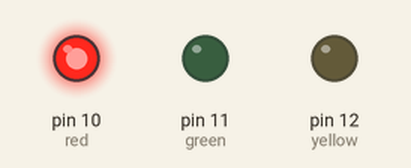
Recording of a sketch running on a simulated Arduino Uno, built with avr-gcc and run on an emulated ATmega328P. On the bench: output pins drawn as LEDs (lit = HIGH). What the sketch prints to the serial monitor is not drawn.

Above: at 2.5 s.
At 12.5 s:
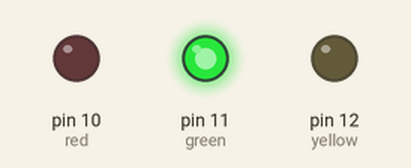
At 17.5 s:
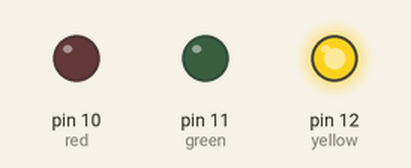
Timing chart, 0 to 26.0 s (numbered marks = the images above):
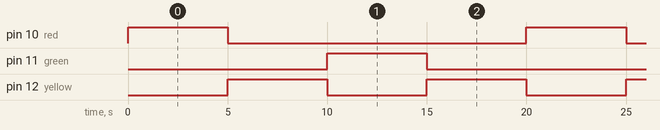

The sketch:

TrafficLights.ino
```cpp
// LED Colours
const int red = 10;
const int yellow = 12;
const int green = 11;

// Delay for transitions between lights
const int waitTime = 5000;

// For reducing electronic issues
bool setupComplete = false;

void setup() {
  Serial.begin(9600);
  pinMode(red,OUTPUT);
  pinMode(yellow, OUTPUT);
  pinMode(green, OUTPUT);
  Serial.print("\nSetup Complete");
}

void trafficLightAlgorithm() {
  digitalWrite(red, HIGH);
  delay(waitTime);
  digitalWrite(red, LOW);

  digitalWrite(yellow, HIGH);
  delay(waitTime);
  digitalWrite(yellow, LOW);

  digitalWrite(green, HIGH);
  delay(waitTime);
  digitalWrite(green, LOW);

  digitalWrite(yellow, HIGH);
  delay(waitTime);
  digitalWrite(yellow, LOW);
}

void setupLights() {
  digitalWrite(red,LOW);
  digitalWrite(yellow,LOW);
  digitalWrite(green,LOW);
  setupComplete = true;
  Serial.println("LED's Set to Low");
}

void loop() {

  if(setupComplete == true) {
    trafficLightAlgorithm();
  } else {
    setupLights();
  }
}
```

Measured:
- by itself, pin 10 (red), pin 11 (green): alternates HIGH for 5.0 s and LOW for 15.0 s
- by itself, pin 12 (yellow): alternates HIGH for 5.0 s and LOW for 5.0 s
- by itself, everything shown: repeats every 20.0 s, in 5 steps
